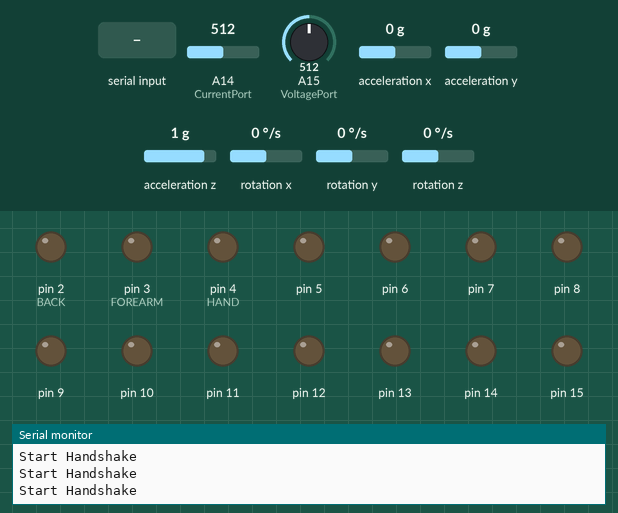
This sketch was run on a simulated Arduino Mega 2560, built with avr-gcc and run on an emulated ATmega2560. On the bench: output pins drawn as LEDs (lit = HIGH), the last lines printed to the serial monitor. Wiring (inferred from the names in the program): MPU-6050 motion sensor at I2C address 0x68. Inputs (shaded band) come from the test bench; at power-on: A14 (CurrentPort) = 512, A15 (VoltagePort) = 512, acceleration x 0 g, acceleration y 0 g, acceleration z 1 g, rotation x 0 °/s, rotation y 0 °/s, rotation z 0 °/s. Pins used as bus, display or sensor lines are not drawn.

Above: at 0.8 s.
0.9 s: "H\n" received over the second serial link
2.4 s: "A\n" received over the second serial link
At 3.3 s:
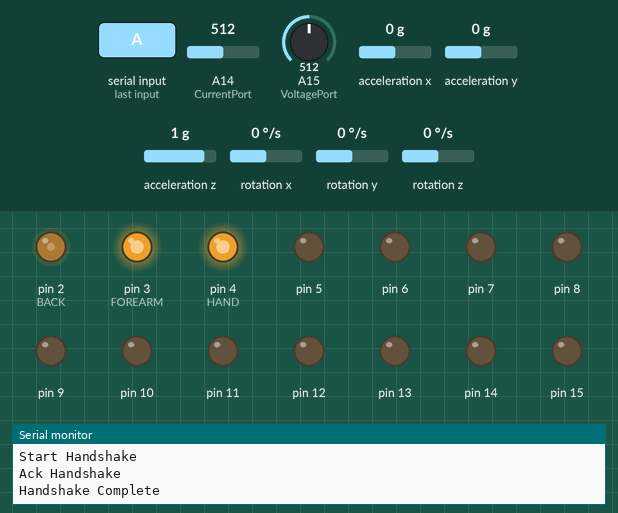
Timing chart, 0 to 5.4 s (numbered marks = the images above; inputs shaded):
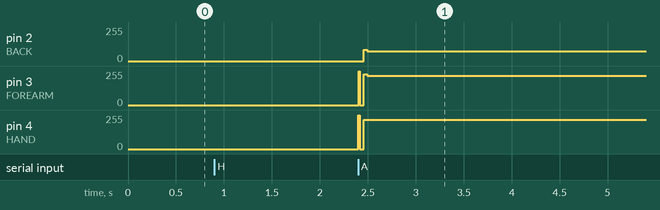

The sketch:

cg3002_comms.ino
```cpp
#include <Arduino.h>
#include <Arduino_FreeRTOS.h>
#include <avr/power.h>
#include <avr/sleep.h>
#include <Wire.h>

#define HAND 4        // Sets Digital 2 pin as hand sensor
#define FOREARM 3     // Sets Digital 3 pin as forearm sensor
#define BACK 2        // Sets Digital 4 pin as back sensor

#define RS 0.1        // Shunt resistor value
#define RL 10000      // Load resistor value
#define REFVOLTAGE 5  // Reference Voltage for Analog Read
#define RINA169 1000  // Resistor Multiplier due to Internal of Sensor

#define NODEVICE 0
#define HAND_ID 1
#define FOREARM_ID 2
#define BACK_ID 3

#define NODEVICE_STRING "0"
#define HAND_ID_STRING "1"
#define FOREARM_ID_STRING "2"
#define BACK_ID_STRING "3"

#define STACK_SIZE 1000

#define NACK 0
#define ACK 1
#define HELLO 2
#define MESSAGE 3
#define TERMINATE 4

#define NACK_STRING "0"
#define ACK_STRING "1"
#define HELLO_STRING "2"
#define MESSAGE_STRING "3"
#define TERMINATE_STRING "4"

char sendBuffer[150];

const int MPU = 0x68;         // MPU6050 I2C addresses
const int CurrentPort = A14;  // Analog 14 input pin for measuring Vout
const int VoltagePort = A15;  // Analog 15 input pin for measuring voltage divider

float rawCurrentReading;      // Variable to store raw current reading from analog read
float rawVoltageReading;      // Variable to store raw volatge reading from analog read
float scaledCurrentReading;   // Variable to store the scaled value from the analog value

unsigned long prevTime, currTime; // Time to calculate energy

typedef struct packet {
  char packetId;  // Packet ID
  char deviceId;  // Device ID for Hand Sensor
  char deviceId2; // Device ID for Forearm Sensor
  char deviceId3; // Device ID for Back Sensor
  float data[18]; // Data for Sensors
} dataPacket;

struct SensorDataStructure {
  float AccX;  // Accelerometer x-axis value for MPU6050
  float AccY;  // Accelerometer y-axis value for MPU6050
  float AccZ;  // Accelerometer z-axis value for MPU6050
  float GyroX; // Gyrometer x-axis value for MPU6050
  float GyroY; // Gyrometer y-axis value for MPU6050
  float GyroZ; // Gyrometer z-axis value for MPU6050
} HandSensorData, ForearmSensorData, BackSensorData, SensorData;

struct PowerDataStructure {
  float Current;  // Current value for system
  float Voltage;  // Voltage value for system
  float Energy;   // Energy value for system
  float Power;    // Power value for system
} PowerData;

// Handshake
boolean handshake = false;
boolean received = false;
int reply = 0;

void setup() {
  // Power saving setting all the digital pins to low
  for (int i = 0; i <= 53; i++) {
    pinMode(i, OUTPUT);
    digitalWrite(i, LOW);
  }

  // Disabling all unnecessary components
  power_adc_disable();
  power_spi_disable();
  power_usart0_disable();
  power_usart2_disable();
  power_timer1_disable();
  power_timer2_disable();
  power_timer3_disable();
  power_timer4_disable();
  power_timer5_disable();
  power_twi_disable();

  pinMode(HAND, OUTPUT);        // Sets hand digital pin as output pin
  pinMode(FOREARM, OUTPUT);     // Sets forearm digital pin as output pin
  pinMode(BACK, OUTPUT);        // Sets back digital pin as output pin

  Wire.begin();                 // Initiates I2C communication
  Wire.beginTransmission(MPU);  // Begins communication with the MPU
  Wire.write(0x6B);             // Access the power management register
  Wire.write(0x00);             // Wakes up the MPU
  Wire.endTransmission(true);   // Communication done

  Wire.beginTransmission(MPU);  // Begins communication with the MPU
  Wire.write(0x1C);             // Access Accelerometer Scale Register
  Wire.write(0x00);             // Set Accelerometer Scale
  Wire.endTransmission(true);   // Communication done

  Wire.beginTransmission(MPU);  // Begins communication with the MPU
  Wire.write(0x1B);             // Access Gyroscope Scale Register
  Wire.write(0x00);             // Set Gyroscope Range
  Wire.endTransmission(true);   // Communication done

  Serial.begin(115200);         // Initialize serial port baud rate to 115200
  Serial2.begin(115200);        // Initialize serial port 2 baud rate to 115200

  startHandshake();

  xTaskCreate(sendPackets, "sendPackets", STACK_SIZE, NULL, 2, NULL);
  vTaskStartScheduler();
}

void startHandshake() {
  while (!received) {
    Serial.println("Start Handshake");
    if (Serial2.available() > 0) {
      reply = Serial2.read();
      if (reply == 'H' ) {
        Serial2.write('A');
        Serial.println("Ack Handshake");
        received = true;
        reply = 0;
        break;
      }
    }
  }
  while (received  && !handshake) {
    if (Serial2.available() > 0) {
      reply = Serial2.read();
      if (reply == 'A') {
        Serial.println("Handshake Complete");
        handshake = true;
        break;
      }
    }
  }
}

void sendPackets(void *p) {
  while(1) {
    TickType_t xCurrWakeTime = xTaskGetTickCount();

    ExecuteAllSensors();

    // Convert to dataPacket
    dataPacket messagePacket;
    messagePacket.packetId = MESSAGE;

    messagePacket.deviceId = HAND_ID;
    messagePacket.deviceId2 = FOREARM_ID;
    messagePacket.deviceId3 = BACK_ID;

    transferDataFloatsToPacket(messagePacket.data, HAND_ID);
    transferDataFloatsToPacket(messagePacket.data, FOREARM_ID);
    transferDataFloatsToPacket(messagePacket.data, BACK_ID);

    CalculatePowerData();

    // Serialise into packets and send
    serialize(sendBuffer, &messagePacket);
    int bytesWritten = Serial2.write(sendBuffer);

    vTaskDelayUntil(&xCurrWakeTime,  10 / portTICK_PERIOD_MS);
  }
}

void transferDataFloatsToPacket(float *arr, char deviceId) {
  int startingIndex = 0;
  if (deviceId == HAND_ID) {
    arr[startingIndex++] = HandSensorData.AccX;
    arr[startingIndex++] = HandSensorData.AccY;
    arr[startingIndex++] = HandSensorData.AccZ;
    arr[startingIndex++] = HandSensorData.GyroX;
    arr[startingIndex++] = HandSensorData.GyroY;
    arr[startingIndex++] = HandSensorData.GyroZ;
  } else if (deviceId == FOREARM_ID) {
    startingIndex = 6;
    arr[startingIndex++] = ForearmSensorData.AccX;
    arr[startingIndex++] = ForearmSensorData.AccY;
    arr[startingIndex++] = ForearmSensorData.AccZ;
    arr[startingIndex++] = ForearmSensorData.GyroX;
    arr[startingIndex++] = ForearmSensorData.GyroY;
    arr[startingIndex++] = ForearmSensorData.GyroZ;
  } else if (deviceId == BACK_ID) {
    startingIndex = 12;
    arr[startingIndex++] = BackSensorData.AccX;
    arr[startingIndex++] = BackSensorData.AccY;
    arr[startingIndex++] = BackSensorData.AccZ;
    arr[startingIndex++] = BackSensorData.GyroX;
    arr[startingIndex++] = BackSensorData.GyroY;
    arr[startingIndex++] = BackSensorData.GyroZ;
  }
}

unsigned int serialize(char *buf, dataPacket *p) {
  strcpy(buf, "");
  int checksum = 0;
  char sensorDataBuf[7];
  float valueToConvert = 0.0;
  float test = 0.15;
  char packetIdFromPacket = p->packetId;
  char deviceIdFromPacket = p->deviceId;
  char deviceId2FromPacket = p->deviceId2;
  char deviceId3FromPacket = p->deviceId3;

  // Serialising ACK packet to send
  if (packetIdFromPacket == ACK) {
    strcat(buf, ACK_STRING);
    strcat(buf, "1");
  }
  // Serialising message packet
  else if (packetIdFromPacket == MESSAGE) {
    strcat(buf, "#");
    strcat(buf, MESSAGE_STRING);
    strcat(buf, HAND_ID_STRING);
    strcat(buf, FOREARM_ID_STRING);
    strcat(buf, BACK_ID_STRING);
    strcat(buf, "(");

    // Semicolon differentiates individual axes values for each sensor
    for (int i=0; i<18; i++) {
      valueToConvert = (p->data)[i];
      checksum ^= (int)valueToConvert;
      dtostrf(valueToConvert, 1, 2, sensorDataBuf);
      strcat(buf, sensorDataBuf);

      // Differentiate by sensor
      if ((i +1) % 6 == 0)  strcat(buf, "(");
      else  strcat(buf, ";");
    }

    // Checksum for Voltage, Current, Power, Energy
    // Checksum ^= (int)PowerData.Voltage;
    dtostrf(PowerData.Voltage, 1, 2, sensorDataBuf);
    strcat(buf, sensorDataBuf);
    strcat(buf, "(");

    // Checksum ^= (int)PowerData.Current;
    dtostrf(PowerData.Current, 1, 2, sensorDataBuf);
    strcat(buf, sensorDataBuf);
    strcat(buf, "(");

    // Checksum ^= (int)PowerData.Power;
    dtostrf(PowerData.Power, 1, 2, sensorDataBuf);
    strcat(buf, sensorDataBuf);
    strcat(buf, "(");

    // Checksum ^= (int)PowerData.Energy;
    dtostrf(PowerData.Energy, 1, 2, sensorDataBuf);
    strcat(buf, sensorDataBuf);
    strcat(buf, "(");

    // Evaluate and append checksum
    dtostrf(checksum, 1, 0, sensorDataBuf);
    strcat(buf, sensorDataBuf);
  }
  strcat(buf, "\n");
}

// Sensor Code Section
void ReadMPUValues() {
  Wire.beginTransmission(MPU);      // Begins communication with the MPU
  Wire.write(0x3B);                 // Register 0x3B upper 8 bits of x-axis acceleration data
  Wire.endTransmission(false);      // End communication
  Wire.requestFrom(MPU, 14, true);  // Request 14 registers

  SensorData.AccX  = Wire.read() << 8 | Wire.read(); // Reads in raw x-axis acceleration data
  SensorData.AccY  = Wire.read() << 8 | Wire.read(); // Reads in raw y-axis acceleration data
  SensorData.AccZ  = Wire.read() << 8 | Wire.read(); // Reads in raw z-axis acceleration data
  Wire.read(); Wire.read();                          // Reads in raw temperature data
  SensorData.GyroX = Wire.read() << 8 | Wire.read(); // Reads in raw x-axis gyroscope data
  SensorData.GyroY = Wire.read() << 8 | Wire.read(); // Reads in raw y-axis gyroscope data
  SensorData.GyroZ = Wire.read() << 8 | Wire.read(); // Reads in raw z-axis gyroscope data
}

void CallibrateMPUValues() {
  SensorData.AccX = SensorData.AccX/16384.0;
  SensorData.AccY = SensorData.AccY/16384.0;
  SensorData.AccZ = SensorData.AccZ/16384.0;
  SensorData.GyroX = SensorData.GyroX/131.0;
  SensorData.GyroY = SensorData.GyroY/131.0;
  SensorData.GyroZ = SensorData.GyroZ/131.0;
}

void UpdateMPUSensorData() {
  CallibrateMPUValues();
  if (!digitalRead(HAND)) {
    HandSensorData = SensorData;
    //Serial.println("Hand MPU6050 Readings");
  } else if (!digitalRead(FOREARM)) {
    ForearmSensorData = SensorData;
    //Serial.println("Forearm MPU6050 Readings");
  } else if (!digitalRead(BACK)) {
    BackSensorData = SensorData;
    //Serial.println("Back MPU6050 Readings");
  }
}

void DeactivateSensors() {
  digitalWrite(HAND, HIGH);     // Deactivates hand sensor
  digitalWrite(FOREARM, HIGH);  // Deactivates forearm sensor
  digitalWrite(BACK, HIGH);     // Deactivates back sensor
}

void ExecuteSensor(int value, SensorDataStructure sds) {
  DeactivateSensors();
  digitalWrite(value, LOW);  // Activates sensor
  ReadMPUValues();
  UpdateMPUSensorData();
  //PrintMPUValues(sds);
}

void ExecuteAllSensors() {
  ExecuteSensor(HAND, HandSensorData);
  ExecuteSensor(FOREARM, ForearmSensorData);
  ExecuteSensor(BACK, BackSensorData);
}

void PrintMPUValues(SensorDataStructure SDS) {
  Serial.print("Accelerometer Values: [x = "); Serial.print(SDS.AccX);
  Serial.print(", y = "); Serial.print( SDS.AccY);
  Serial.print(", z = "); Serial.print(SDS.AccZ); Serial.println("]");
  Serial.print("Gyrorometer Values:   [x = "); Serial.print(SDS.GyroX);
  Serial.print(", y = "); Serial.print(SDS.GyroY);
  Serial.print(", z = "); Serial.print(SDS.GyroZ); Serial.println("]");
  Serial.println();
}

// Power Code Section
void ReadCurrent() {
  rawCurrentReading = analogRead(CurrentPort);                    // Read sensor value from INA169
  scaledCurrentReading = (rawCurrentReading * REFVOLTAGE) / 1023; // Scale the value to supply voltage that is 5V
  PowerData.Current = (scaledCurrentReading) / (RS * 10);         // Is = (Vout x 1k) / (RS x RL)
}

void ReadVoltage() {
  rawVoltageReading = analogRead(VoltagePort);
  PowerData.Voltage = (rawVoltageReading * 5.0 * 2) / 1023;
}

void ReadPower() {
  PowerData.Power = PowerData.Voltage * scaledCurrentReading;
}

void ReadEnergy() {
  currTime = millis();
  PowerData.Energy += (PowerData.Current * PowerData.Voltage *  (currTime - prevTime) / 1000) / 3600;
  prevTime = currTime;
}

void CalculatePowerData() {
  ReadCurrent();
  ReadVoltage();
  ReadPower();
  ReadEnergy();
  //PrintPowerValues(PowerData);
}

void PrintPowerValues(PowerDataStructure PDS) {
  Serial.print("Current: "); Serial.print(PDS.Current, 9); Serial.print(" A, ");
  Serial.print("Voltage: "); Serial.print(PDS.Voltage, 3); Serial.print(" V, ");
  Serial.print("Energy: "); Serial.print(PDS.Energy, 3); Serial.print(" Wh, ");
  Serial.print("Power: "); Serial.print(PDS.Power, 3); Serial.println(" W");
}

void loop() {}
```

Measured:
- after the input at 2.4 s, pin 2 (BACK): 0/255 → 72/255 after 0.06 s; pin 3 (FOREARM): 0/255 → 218/255 at once; pin 4 (HAND): 0/255 → 221/255 at once
